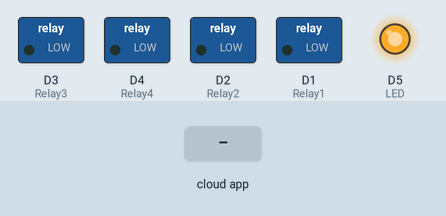
Recording of a sketch running on a simulated ESP8266 (NodeMCU). On the bench: switched loads named in the sketch (green lamp = pin HIGH), output pins drawn as LEDs (lit = HIGH). The inputs (shaded band) are chosen by the test bench. WiFi joins after 1.5 s; servers stay silent unless stated; no MQTT or app messages arrive unless stated; what the sketch prints to the serial monitor is not drawn.

Above: at 2.7 s.
2.8 s: the phone or cloud app sets relay1 to 1
At 4.9 s:
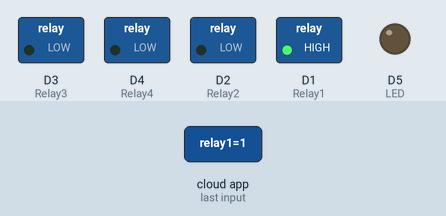
5.8 s: the phone or cloud app sets relay2 to 1
At 6.6 s:
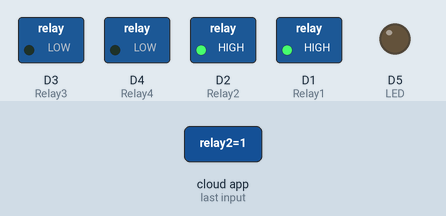
7.3 s: the phone or cloud app sets relay3 to 1
At 8.5 s:
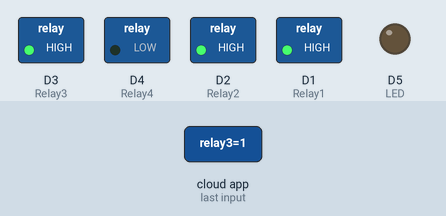
8.8 s: the phone or cloud app sets relay4 to 1
At 10.0 s:
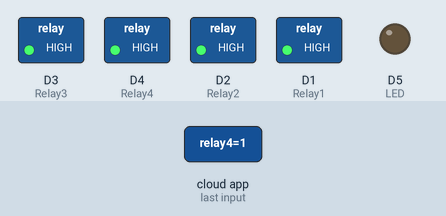
10.3 s: the phone or cloud app sets relay1 to 0
At 10.8 s:
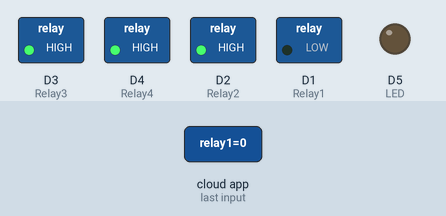
11.8 s: the phone or cloud app sets relay2 to 0
At 12.3 s:
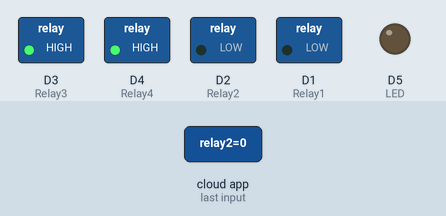
Timing chart, 0 to 14.3 s (numbered marks = the images above; inputs shaded):
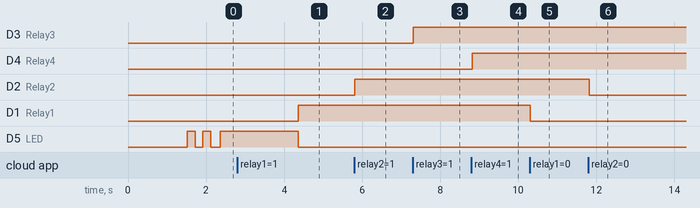

The sketch:

HomeAutomation.ino
```cpp
#include <ESP8266WiFi.h>
#include "Adafruit_MQTT.h"
#include "Adafruit_MQTT_Client.h"
#include "DHT.h"

#define Relay1            D1
#define Relay2            D2
#define Relay3            D3
#define Relay4            D4

#define DHTPIN            D6

#define LED               D5

#define WLAN_SSID       "RPSISHERE"
#define WLAN_PASS       "underfire"

#define AIO_SERVER      "io.adafruit.com"
#define AIO_SERVERPORT  1883                   // use 8883 for SSL
#define AIO_USERNAME    "Dharm94"
#define AIO_KEY         "f85b422d78554e109a81d977b381887a"

WiFiClient client;

Adafruit_MQTT_Client mqtt(&client, AIO_SERVER, AIO_SERVERPORT, AIO_USERNAME, AIO_KEY);

Adafruit_MQTT_Publish Humidity = Adafruit_MQTT_Publish(&mqtt, AIO_USERNAME "/feeds/humidity");
Adafruit_MQTT_Publish Temperature = Adafruit_MQTT_Publish(&mqtt, AIO_USERNAME "/feeds/temperature");

Adafruit_MQTT_Subscribe Light = Adafruit_MQTT_Subscribe(&mqtt, AIO_USERNAME "/feeds/relay1");
Adafruit_MQTT_Subscribe Fan = Adafruit_MQTT_Subscribe(&mqtt, AIO_USERNAME "/feeds/relay2");
Adafruit_MQTT_Subscribe NightLamp = Adafruit_MQTT_Subscribe(&mqtt, AIO_USERNAME "/feeds/relay3");
Adafruit_MQTT_Subscribe Plug = Adafruit_MQTT_Subscribe(&mqtt, AIO_USERNAME "/feeds/relay4");

#define DHTTYPE           DHT11     // DHT 11

DHT dht(DHTPIN, DHTTYPE);
uint32_t delayMS;

void MQTT_connect();

void setup() {
  Serial.begin(9600);

  delay(10);

  pinMode(LED, OUTPUT);
  pinMode(Relay1, OUTPUT);
  pinMode(Relay2, OUTPUT);
  pinMode(Relay3, OUTPUT);
  pinMode(Relay4, OUTPUT);


  Serial.println(("::::: HeY Dharm What's uP :::::"));

  Serial.println(); Serial.println();
  Serial.print("Connecting to ");
  Serial.println(WLAN_SSID);

  WiFi.begin(WLAN_SSID, WLAN_PASS);
  while (WiFi.status() != WL_CONNECTED) {
    delay(500);
    Serial.print(".");
  }
  Serial.println();

  Serial.println("WiFi connected");
  Serial.println("IP address: "); Serial.println(WiFi.localIP());

    dht.begin();

  mqtt.subscribe(&Light);
  mqtt.subscribe(&Fan);
  mqtt.subscribe(&NightLamp);
  mqtt.subscribe(&Plug);
}

uint32_t x = 0;

void loop() {
  MQTT_connect();

  Adafruit_MQTT_Subscribe *subscription;
  while ((subscription = mqtt.readSubscription(20000))) {
    if (subscription == &Light) {
      Serial.print(F("Got: "));
      Serial.println((char *)Light.lastread);
      int Light_State = atoi((char *)Light.lastread);
      digitalWrite(Relay1, Light_State);

    }
    if (subscription == &Fan) {
      Serial.print(F("Got: "));
      Serial.println((char *)Fan.lastread);
      int Fan_State = atoi((char *)Fan.lastread);
      digitalWrite(Relay2, Fan_State);
    }
    if (subscription == &NightLamp) {
      Serial.print(F("Got: "));
      Serial.println((char *)NightLamp.lastread);
      int NightLamp_State = atoi((char *)NightLamp.lastread);
      digitalWrite(Relay3, NightLamp_State);
    }
    if (subscription == &Plug) {
      Serial.print(F("Got: "));
      Serial.println((char *)Plug.lastread);
      int Plug_State = atoi((char *)Plug.lastread);
      digitalWrite(Relay4, Plug_State);

    }
  }

  float h = dht.readHumidity();
  float t = dht.readTemperature();
  float f = dht.readTemperature(true);

  if (isnan(h) || isnan(t) || isnan(f)) {
    Serial.println("Failed to read from DHT sensor!");
    return;
  }
  if (! Humidity.publish(h)) {
    Serial.println(F("Failed"));
  } else {
    Serial.println(F("OK!"));
  }
  if (! Temperature.publish(t)) {
    Serial.println(F("Failed"));
  } else {
    Serial.println(F("OK!"));
  }


}

void MQTT_connect() {
  int8_t ret;

  if (mqtt.connected()) {
    return;
  }

  Serial.print("Connecting to MQTT... ");

  uint8_t retries = 3;
  digitalWrite(LED, HIGH);
  delay(200);
  digitalWrite(LED, LOW);
  delay(200);
  digitalWrite(LED, HIGH);
  delay(200);
  digitalWrite(LED, LOW);
  delay(200);
  while ((ret = mqtt.connect()) != 0) {
    Serial.println(mqtt.connectErrorString(ret));
    Serial.println("Retrying MQTT connection in 5 seconds...");
    mqtt.disconnect();
    delay(5000);  // wait 5 seconds
    retries--;
    if (retries == 0) {
      while (1);
    }
  }
  Serial.println("MQTT Connected!");
  digitalWrite(LED, HIGH);
  delay(2000);
  digitalWrite(LED, LOW);
}
```

Measured:
- after the input at 2.8 s, D1 (Relay1): LOW → HIGH after 1.6 s
- after the input at 5.8 s, D2 (Relay2): LOW → HIGH at once
- after the input at 7.3 s, D3 (Relay3): LOW → HIGH at once
- after the input at 8.8 s, D4 (Relay4): LOW → HIGH at once
- after the input at 10.3 s, D1 (Relay1): HIGH → LOW at once
- after the input at 11.8 s, D2 (Relay2): HIGH → LOW at once
